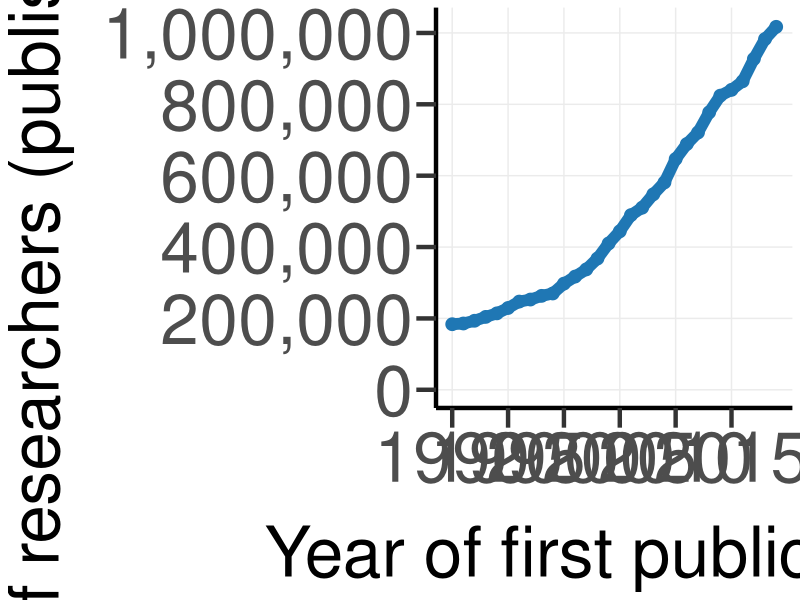
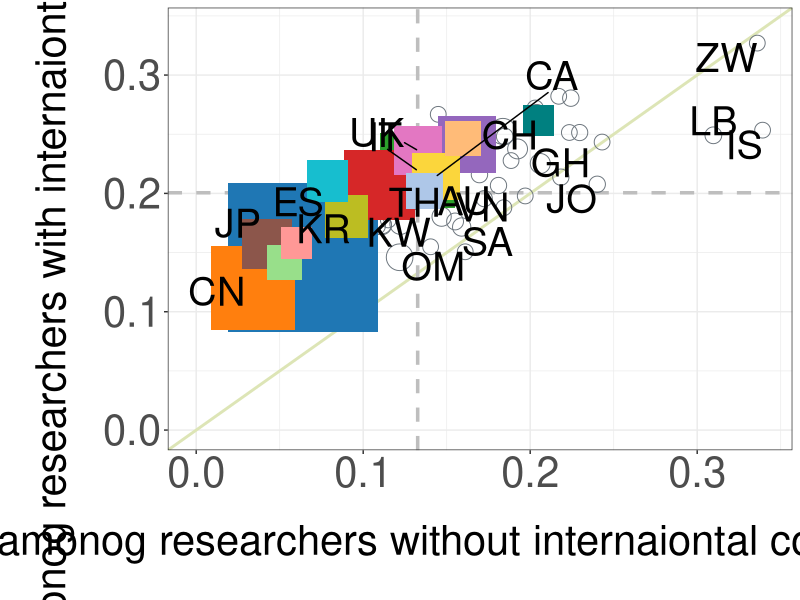
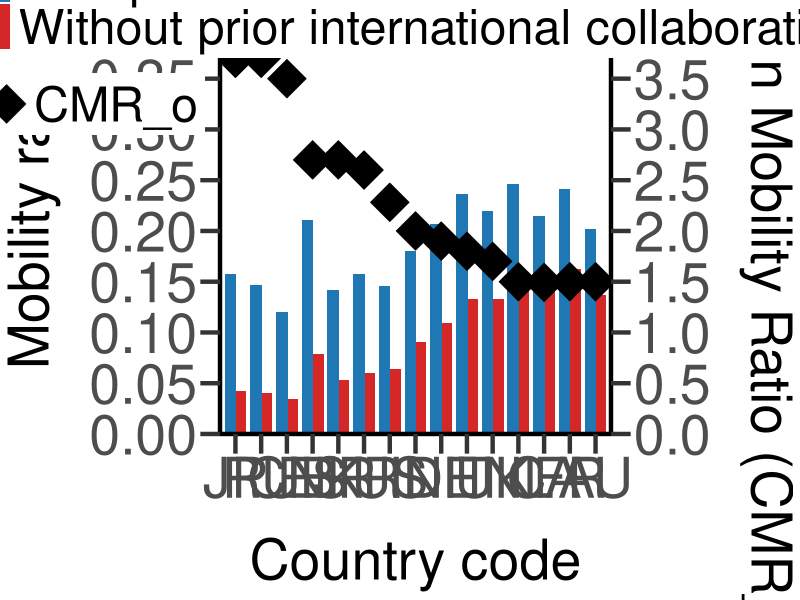
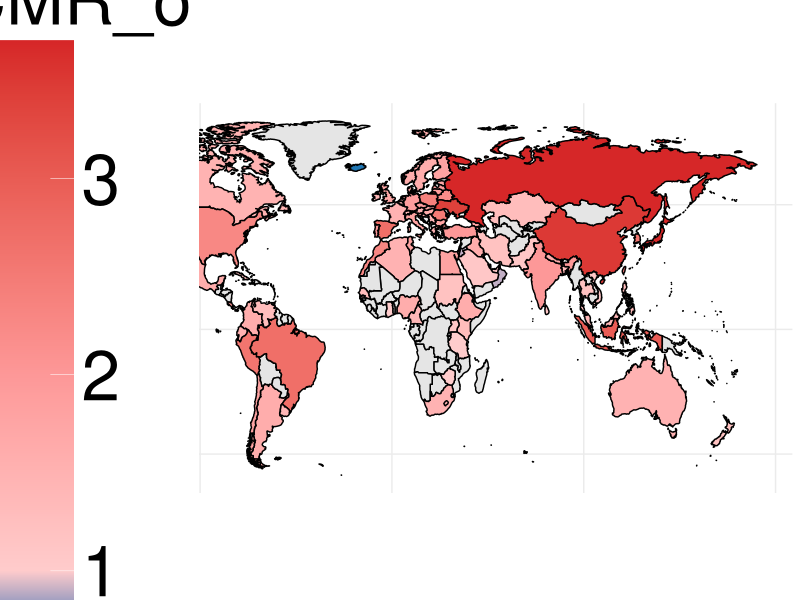
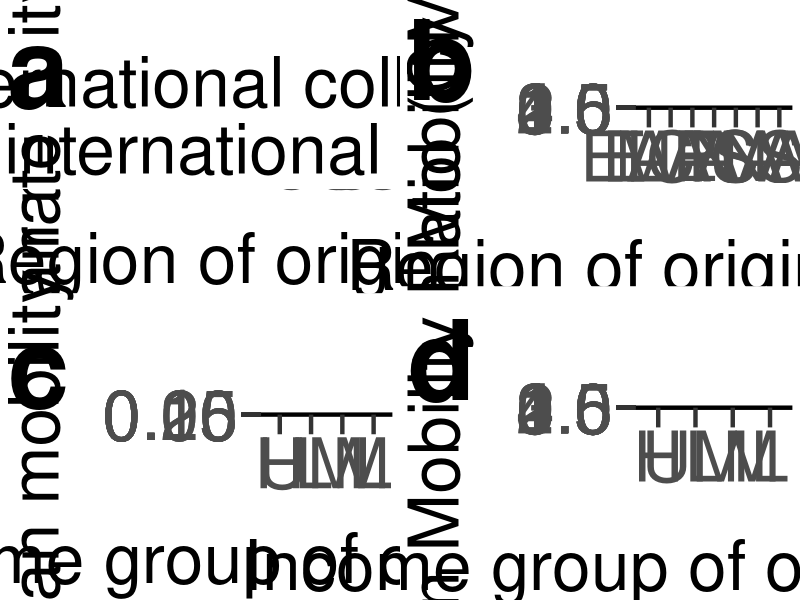
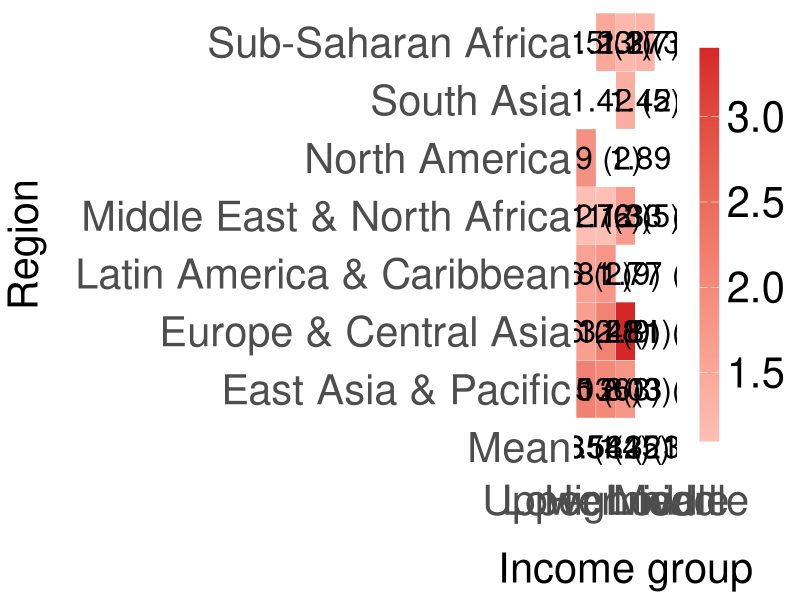

Recreate these plots in R, in order.
## ---- chunk 1
knitr::opts_chunk$set(echo = TRUE)
## ---- chunk 2
library("ggplot2")
library("dplyr")
library("tidyr")
library("scales")
library("ggrepel")
library("gridExtra")
library("grid")
library("maps")
## ---- chunk 3
# Read data from CSV: the annual number of disambiguated researchers who published their first paper in the Dimensions database (1990–2019)
researcher_first_year<-read.csv("n of researchers--first year.csv",header=T,sep=',',stringsAsFactors = FALSE,na.strings = "")

## ---- chunk 4
#Drew Fig.1
png(file="Fig QSS1--first year--researchers_2023.png", width=3000,height=1500)  
ggplot(researcher_first_year, aes(x = first_year, y = n_researcher)) +
  geom_line(size = 4,color="#1f77b4") +  
  geom_point(size = 4,color="#1f77b4") +   
  scale_y_continuous(limits= c(0,1020000)
                     ,breaks=c(0, 200000,400000,600000,800000,1000000)
                     ,labels=c("0","200,000","400,000","600,000","800,000","1,000,000"))+
  scale_x_continuous(limits=c(1990,2019),breaks=seq(1990, 2019,5))+
  labs(x = "Year of first publication",
       y = "Number of researchers (published first paper)") +
   theme_bw() +
    theme( 
    panel.grid.minor = element_blank(),
    panel.border = element_blank(), 
    plot.title.position = "plot",  
    plot.title = element_text(hjust = 0.05, vjust = 0, size = 80, face = "bold", color = "black"),
    strip.text = element_text(size=50),
    axis.ticks = element_line(size = 1.5), 
    axis.ticks.length = unit(0.5, "cm"),
    axis.line = element_line(size = 1.5), 
    axis.text = element_text(size = 50),
    axis.line.y=element_line(size=1.5,color='black'),
    axis.title = element_text(size = 50),
    axis.title.x = element_text(size = 50, margin = margin(20, 0, 0, 0)),
    axis.title.y = element_text(size = 50, margin = margin(0, 20, 0, 0)),
    legend.text = element_text(size = 50),
    legend.title = element_blank(),
    legend.position = c(0.3, 0.95),
    legend.key.size = unit(1, "cm")
  )
dev.off()
## ---- chunk 5
# Read country-level mobility data from CSV

mobi_rate_country <-read.csv("mobility rate--country--2023--more than 500.csv") 

is.numeric(mobi_rate_country$MR_c)
is.numeric(mobi_rate_country$MR_nc)

# Define 15 country codes with most outgoing researchers and corresponding colors
country_code_15<-c(
        "US",
        "CN",
        "UK",
        "DE",
        "FR",
        "JP",
        "IT",
        "CA",
        "IN",
        "ES",
        "AU",
        "NL",
        "BR",
        "KR",
        "CH")
color <- c( 
     "#1f77b4",
     "#ff7f0e",
     "#2ca02c",
     "#d62728",
     "#9467bd",
     "#8c564b",
     "#e377c2",
     "#FBD63C",
     "#bcbd22",
     "#17becf",
     "#aec7e8",
     "#ffbb78",
     "#98df8a",
     "#ff9896",
     "#008080")

# Create a data frame for country style (color and shape)
country_style <- data.frame(country_code_15, color)
country_style$shape <- 15

# Merge color and shape info into mobility data by country code
mobi_rate_country <-
  merge(mobi_rate_country,
        country_style,
        by.x = "country_code",
        by.y = "country_code_15",
        all.x = TRUE)

# Assign default color and shape to countries not in the 15
mobi_rate_country $color[is.na(mobi_rate_country $color)] <- "#6c757d"
mobi_rate_country $shape[is.na(mobi_rate_country $shape)] <- 1

# Set plot size based on 'r_mobi' (n of outgoing researchers) value
mobi_rate_country $size <- mobi_rate_country $r_mobi / 100

mobi_rate_country $size[mobi_rate_country $size < 10] <- 5

## ---- chunk 6
fit <- manova(cbind(MRo_c, MRo_nc) ~ region, data = mobi_rate_country)
summary(fit)

summary.aov(fit)

TukeyHSD(aov(MRo_c ~ region, data=mobi_rate_country))
TukeyHSD(aov(MRo_nc ~ region, data=mobi_rate_country))
## ---- chunk 7
# Save the scatter plot (Fig. 3) as a PNG image
png(file="Fig QSS3--mobility ratio--country level 2019.png", width=1500,height=1500)

# Arrange data and scale point sizes for visualization 
  mobi_rate_country_p <-mobi_rate_country  %>% arrange(shape, desc(r_mobi)) %>% mutate(size_scale =scales::rescale(size, to = c(5, 50)))

# Create scatter plot comparing mobility rates with and without international collaboration

    ggplot(mobi_rate_country_p,
           aes(x = MRo_nc, y =  MRo_c)) +
    xlim(0, 0.34) +
    ylim(0, 0.34) +
    labs(x = "Mobility rate amonog researchers without internaiontal collaboration (MRo_nc)") + 
    labs(y = "Mobility rate amonog researchers with internaiontal collaboration (MRo_c)") +
    geom_abline(
      intercept = 0,
      slope = 1,
      linetype = 1,
      color = "#dde5b6",
      size = 1
    ) +
    geom_vline(
      xintercept = median(mobi_rate_country_p$MRo_nc),
      linetype = "dashed",
      color = "grey",
      size = 1.2
    ) +
    geom_hline(
      yintercept = median(mobi_rate_country_p$MRo_c),
      linetype = "dashed",
      color = "grey",
      size = 1.2
    ) +
       geom_point(
      colour = mobi_rate_country_p$color,
      size = mobi_rate_country_p$size_scale,
      shape = mobi_rate_country_p$shape
    )+
  
# Label selected countries      
    geom_text_repel(aes(label=ifelse(mobi_rate_country_p$size_scale>10.5 & mobi_rate_country_p$country_code!="CA" &
                                       mobi_rate_country_p$country_code!="UK" 
                                     ,as.character(mobi_rate_country_p$country_code),'')),hjust=0.5,
              vjust=0.5,size=10)+
      geom_text_repel(aes(label = ifelse(mobi_rate_country_p$country_code == "UK", 
                                   "UK", '')),  hjust = 0, vjust = 1, size = 10)+
      geom_text_repel(aes(label = ifelse(mobi_rate_country_p$country_code == "CA", 
                                   "CA", '')),  hjust = 1, vjust = 1, size = 10)+
      geom_text(aes(label = ifelse(mobi_rate_country_p$country_code == "KR", 
                                   "KR", '')),  hjust = 0, vjust = 0, size = 10)+
        geom_text(aes(label = ifelse(mobi_rate_country_p$country_code == "CH", 
                                   "CH", '')),  hjust = 1, vjust = 1, size = 10)+
      geom_text(aes(label = ifelse(mobi_rate_country_p$country_code == "LB", 
                                   "LB", '')),  hjust = 0.5, vjust = 0, size = 10)+
        geom_text(aes(label = ifelse(mobi_rate_country_p$country_code == "JO", 
                                   "JO", '')),  hjust = 1, vjust = 1, size = 10)+
      geom_text(aes(label = ifelse(mobi_rate_country_p$country_code == "GH", 
                                   "GH", '')),  hjust = 0.5, vjust = 0, size = 10)+

              geom_text(aes(label = ifelse(mobi_rate_country_p$country_code == "IS", 
                                   "IS", '')),  hjust = 1, vjust = 1, size = 10)+
    geom_text(aes(label = ifelse(mobi_rate_country_p$country_code == "ZW", 
                                   "ZW", '')),  hjust = 1, vjust = 1, size = 10)+
          geom_text(aes(label = ifelse(mobi_rate_country_p$country_code == "OM", 
                                   "OM", '')),  hjust = 1, vjust = 1, size = 10)+
      
            geom_text(aes(label = ifelse(mobi_rate_country_p$country_code == "KW", 
                                   "KW", '')),  hjust = 1, vjust = 0, size = 10)+
        geom_text(aes(label = ifelse(mobi_rate_country_p$country_code == "VN", 
                                   "VN", '')),  hjust = 0, vjust = 0, size = 10)+
      geom_text(aes(label = ifelse(mobi_rate_country_p$country_code == "SA", 
                                   "SA", '')),  hjust = 0, vjust = 1, size = 10)+
            geom_text(aes(label = ifelse(mobi_rate_country_p$country_code == "TH", 
                                   "TH", '')),  hjust = 1, vjust = 0, size = 10)+
    scale_size(range = c(0, 15)) +
    theme_bw() +
    theme(
      plot.title = element_text(hjust = 0.5, size = 30),
      axis.text = element_text(size = 30),
      axis.title.x = element_text(size = 30,margin=margin(20,0,20,0)),
      axis.title.y = element_text(size = 30,margin=margin(0,20,0,20))
    )

dev.off() # Close and save the plot
## ---- chunk 8
# Define the top 15 countries with most original researchers
top15_country<-c("JP", "RU", "CN", "ES", "BR", "KR", "US", "IN", "DE", "IT", "UK", "NL", "CA", "FR", "AU")

# Select only the top 15 countries and relevant columns from the data
mobi_rate_country_15 <- mobi_rate_country [mobi_rate_country $country_code %in% top15_country, c("country_code","MRo_c", "MRo_nc","CMR_o")]

# Reshape data to long format for plotting (combine MRo_c and MRo_nc into one column)
mobi_rate_country_15_long <- mobi_rate_country_15 %>%
  pivot_longer(cols = c(MRo_nc, MRo_c), names_to = "variable", values_to = "value")

## ---- chunk 9
# Save the bar plotn (Fig. 4) as a PNG image
png(file="Fig QSS4--Top15.png", width=2500, height=1000)

# Create grouped bar plot for mobility rates (with/without international collaboration) in top 15 countries

ggplot(mobi_rate_country_15_long, aes(x = factor(country_code, levels = c("JP", "RU", "CN", "ES", "BR", "KR", "US", "IN", "DE", "IT", "UK", "NL", "CA", "FR", "AU")))) +
  geom_bar(aes(y = value, fill = variable), stat = "identity", position = position_dodge(width = 0.8)) +
  scale_fill_manual(values = c("MRo_nc" = "#d62728", "MRo_c" = "#1f77b4"),
                    , labels = c("MRo_nc" = "Without prior international collaboration (MRo_nc)", 
                      "MRo_c" = "With prior international collaboration (MRo_c)")) +
  
    # Add a point for CMR_o, rescaled to fit the left y-axis
  geom_point(data = mobi_rate_country_15, aes(x = country_code, y = CMR_o / 10, color = "CMR_o"), size = 10, shape = 23, fill = "black") + 
  
    # Set left y-axis for mobility rate and right axis for CMR_o
  scale_y_continuous(
    name = "Mobility rate", limits = c(0, 0.42), expand = c(0, 0), breaks = c(0, 0.05, 0.1, 0.15, 0.2, 0.25, 0.3, 0.35, 0.4),
    sec.axis = sec_axis(~.*10, breaks = seq(0, 4, 0.5), name = "Collaboration Mobility Ratio (CMR_o)")
  ) +
  # Set color for CMR_o points
  scale_color_manual(values = c("MRo_nc" = "#d62728", "MRo_c" = "#1f77b4","CMR_o" = "black")) +
  
  labs(x = "Country code") +
  # Combine legends for bar and point, set layout
  guides(
    fill = guide_legend(title = NULL, nrow = 2),
    color = guide_legend(title = NULL, nrow = 1)
  ) + 
  # Theme settings for cleaner and bigger labels
  theme_bw() +
  theme(
    panel.grid.major = element_blank(),
    panel.grid.minor = element_blank(),
    panel.border = element_blank(), 
    plot.title = element_text(hjust = 0.5, size = 40),
    axis.ticks = element_line(size = 1.5), 
    axis.ticks.length = unit(0.5, "cm"),
    axis.line = element_line(size = 1.5), 
    axis.text = element_text(size = 40),
    axis.title = element_text(size = 40),
    axis.title.x = element_text(size = 40, margin = margin(20, 0, 0, 0)),
    axis.title.y = element_text(size = 40, margin = margin(0, 20, 0, 0)),
    axis.title.y.right = element_text(margin = margin(l = 20)),
    legend.text = element_text(size = 35),
    legend.position = c(0.81, 0.92)
    )

dev.off() # Finish and save the plot
## ---- chunk 10
# Load world map data
world_map <- map_data("world")

# Remove Antarctica from the map
world_map <- world_map %>%
  filter(region != "Antarctica")

# Merge map data with mobility data by matching country names
CMR_o_world <- world_map %>%
  left_join(mobi_rate_country, by = c("region" = "nation_map"))

## ---- chunk 11
# Find min and max CMR_o values (ignoring missing values)
cmr_min <- min(CMR_o_world$CMR_o, na.rm = TRUE)
cmr_max <- max(CMR_o_world$CMR_o, na.rm = TRUE)

# Define color breakpoints for the color scale
color_nodes <- c(cmr_min, 1, 2, cmr_max)
value_nodes <- scales::rescale(color_nodes, to = c(0,1), from = c(cmr_min, cmr_max))

# Save the map as a PNG image (Fig. A1)
png(file="Fig QSS--A1--world map--CMR_o--2023.png", width=3000,height=1500) 
ggplot(CMR_o_world, aes(x = long, y = lat, group = group, fill = CMR_o)) +
  geom_polygon(color = "black") + # Draw country borders
  scale_fill_gradientn( colours = c("#1f77b4", "#ffcccc", "#fd9898", "#d62728"),  # Custom color palette
                      values = value_nodes,         
                      na.value = "grey90",
                      name = "CMR_o") +
  coord_fixed(ratio = 1.3)+
    theme_bw() +
   theme(
    panel.grid.minor = element_blank(),
    panel.border = element_blank(),
    plot.title.position = "plot",  
    plot.title = element_text(hjust = 0.05, vjust = 0, size = 80, face = "bold", color = "black"),
    strip.text = element_text(size = 40),
    axis.ticks = element_blank(), 
    axis.line = element_blank(),  
    axis.text = element_blank(),  
    axis.title = element_blank(),  
    legend.position = c(0.08, 0.50),  
    legend.title = element_text(size = 50),  
    legend.text = element_text(size = 50),    
    legend.key.size = unit(3, "cm") 
  )

dev.off()  # Finish and save the image
## ---- chunk 12
# Calculate mean mobility rates (with and without international collaboration)by region

mobi_rate_region_summary <- mobi_rate_country %>%
  group_by(region) %>%
  summarise(
    mean_MRo_c   = mean(MRo_c, na.rm = TRUE),
    mean_MRo_nc  = mean(MRo_nc, na.rm = TRUE),
    .groups = "drop"  
  )
# Convert summary table to long format for plotting
mobi_rate_region_summary_long <- mobi_rate_region_summary %>%
  pivot_longer(cols = c(mean_MRo_nc, mean_MRo_c), names_to = "variable", values_to = "value")

# Remove countries with missing region information
mobi_rate_country_region_no_NA<- mobi_rate_country %>%  filter(region != '#N/A' )


## ---- chunk 13
#Draw Fig. 5-a
# Bar plot Fig. 5-a: average mobility rates by region (with and without prior international collaboration)

plot_mobi_rate_region<-ggplot(mobi_rate_region_summary_long, aes(x = factor(region, levels = c("East Asia & Pacific", "Europe & Central Asia","Latin America & Caribbean","Middle East & North Africa","North America","South Asia", "Sub-Saharan Africa")))) +
  geom_bar(aes(y = value, fill = variable), stat = "identity", position = position_dodge(width = 0.8)) +
  scale_fill_manual(values = c("mean_MRo_nc" = "#d62728", "mean_MRo_c" = "#1f77b4"), labels = c("mean_MRo_nc" = "Without prior international collaboration (MRo_nc)", 
                      "mean_MRo_c" = "With prior international collaboration (MRo_c)")) +
  
  scale_y_continuous(
    name = "Mean mobility rate", limits = c(0, 0.27), expand = c(0, 0), breaks = c(0, 0.05, 0.1, 0.15, 0.2,0.25)
  ) +
    # Use region abbreviations for the x-axis
  
    scale_x_discrete(breaks = c( "East Asia & Pacific", "Europe & Central Asia","Latin America & Caribbean","Middle East & North Africa",
                                 "North America","South Asia","Sub-Saharan Africa"),
                     labels=c("EAP", "ECA", "LAC","MENA", "NA","SA","SSA")
                                )+
  scale_color_manual(values = c("mean_MRo_nc" = "#d62728", "mean_MRo_c" = "#1f77b4")) +
  
  labs(x = "Region of origin country") +
  guides(
    fill = guide_legend(title = NULL, ncol= 1),
    color = guide_legend(title = NULL, ncol = 1)
  ) + 
  theme_bw() +
  theme(
    panel.grid.major = element_blank(),
    panel.grid.minor = element_blank(),
    panel.border = element_blank(),
    plot.title.position = "plot",  
    plot.title = element_text(hjust = 0, vjust = 0, size = 80, face = "bold", color = "black"),

    axis.ticks = element_line(size = 1.5), 
    axis.ticks.length = unit(0.5, "cm"),
    axis.line = element_line(size = 1.5), 
    axis.text = element_text(size = 50),
    axis.title = element_text(size = 50),
    axis.title.x = element_text(size = 50, margin = margin(20, 0, 0, 0)),
    axis.title.y = element_text(size = 50, margin = margin(0, 20, 0, 0)),
    axis.title.y.right = element_text(margin = margin(l = 20)),
    legend.text = element_text(size = 50),
    legend.position = c(0.6, 0.98)
  ) +
  ggtitle("a")

#Draw Fig. 5-b
# Violin and boxplot: distribution of CMR_o by region
plot_mobi_rate_region_box<-ggplot(mobi_rate_country_region_no_NA,aes(x=factor(region,levels=c("East Asia & Pacific", "Europe & Central Asia","Latin America & Caribbean","Middle East & North Africa","North America","South Asia","Sub-Saharan Africa")),y=CMR_o,fill = region))+
  geom_violin(size=2,width = 0.5,outlier.size=8)+
  geom_boxplot(size = 1.5, width = 0.2,outlier.size=8) +
  stat_boxplot(geom = "errorbar",size=3,width=0.2)+
  scale_fill_manual(values = c( 
    "East Asia & Pacific"="#1F77B4", 
                   "Europe & Central Asia"="#FF7F0E", 
                   "Latin America & Caribbean"="#2CA02C", 
                   "Middle East & North Africa"="#D62728", 
                   "North America"="#9467BD", 
                   "South Asia"= "#8c564b",
                   "Sub-Saharan Africa" = "#eeee00")) +
  

  stat_summary(fun=mean, geom="point", shape=23, size=15, fill="black")+
  guides(fill="none")+

  scale_y_continuous(limits= c(0,4),breaks=seq(0, 4,0.5))+
  scale_x_discrete(breaks = c(  "East Asia & Pacific", "Europe & Central Asia"
                                ,"Latin America & Caribbean","Middle East & North Africa"
                                ,"North America","South Asia","Sub-Saharan Africa"),
                   labels=c("EAP", "ECA", "LAC","MENA", "NA","SA","SSA")
                     )+
  xlab("Region of origin country")+
  ylab("Collaboration Mobility Ratio (CMR_o)")+

  theme_bw() +
    theme( legend.position = "none",

    panel.grid.minor = element_blank(),
    panel.border = element_blank(), 
    plot.title.position = "plot",  
    plot.title = element_text(hjust = 0, vjust = 0, size = 80, face = "bold", color = "black"),
    strip.text = element_text(size=50),
    axis.ticks = element_line(size = 1.5), 
    axis.ticks.length = unit(0.5, "cm"),
    axis.line = element_line(size = 1.5), 
    axis.text = element_text(size = 50),
    axis.line.y=element_line(size=1.5,color='black'),
    axis.title = element_text(size = 50),
    axis.title.x = element_text(size = 50, margin = margin(30, 0, 0, 0)),
    axis.title.y = element_text(size = 50, margin = margin(0, 30, 0, 0))

  )+
  ggtitle("b")
## ---- chunk 14
# Calculate mean mobility rates by income group
mobi_rate_income_summary <- mobi_rate_country %>%
  group_by(income_group) %>%
  summarise(
    mean_MRo_c   = mean(MRo_c, na.rm = TRUE),
    mean_MRo_nc  = mean(MRo_nc, na.rm = TRUE),
    .groups = "drop" 
  )

# Convert summary table to long format for plotting

mobi_rate_income_summary_long <- mobi_rate_income_summary   %>%
  pivot_longer(cols = c(mean_MRo_nc, mean_MRo_c), names_to = "variable", values_to = "value")

# Remove countries with missing income group information

mobi_rate_country_income_no_NA<- mobi_rate_country %>%  filter(income_group != '#N/A')

## ---- chunk 15
#Draw Fig. 5-c
# Bar plot: average mobility rates by income group (with/without prior international collaboration)
plot_mobi_rate_income<-ggplot(mobi_rate_income_summary_long  , aes(x = factor(income_group, levels = c("High", "Upper middle", "Lower middle", "Low")))) +
  geom_bar(aes(y = value, fill = variable), stat = "identity", position = position_dodge(width = 0.8)) +
  scale_fill_manual(values = c("mean_MRo_nc" = "#d62728", "mean_MRo_c" = "#1f77b4"), labels = c("mean_MRo_nc" = "Without prior international collaboration (MRo_nc)", 
                      "mean_MRo_c" = "With prior international collaboration (MRo_c)")) +
  
  scale_y_continuous(
    name = "Mean mobility rate", limits = c(0, 0.27), expand = c(0, 0), breaks = c(0, 0.05, 0.1, 0.15, 0.2,0.25)
  ) +

  scale_color_manual(values = c("mean_MRo_nc" = "#d62728", "mean_MRo_c" = "#1f77b4"),
                    labels = c("mean_MRo_nc" = "Without prior international collaboration (MRo_nc)", 
                      "mean_MRo_c" = "With prior international collaboration (MRo_c)")) +
  scale_x_discrete(breaks = c( "High", "Upper middle", "Lower middle", "Low"),
                     labels=c("H", "UM", "LM", "L")
                                )+
  scale_y_continuous(
    name = "mean mobility rate", limits = c(0, 0.27), expand = c(0, 0), breaks = c(0, 0.05, 0.1, 0.15, 0.2,0.25)
  ) +
  labs(x = "Income group of origin country") +
  labs(y="Mobility rate")+
  guides(
    fill = guide_legend(title = NULL, ncol = 1),
    color = guide_legend(title = NULL, ncol = 1)
  ) + 
  theme_bw() +
  theme(
    panel.grid.major = element_blank(),
    panel.grid.minor = element_blank(),
    panel.border = element_blank(), 
    plot.title.position = "plot",  
    plot.title = element_text(hjust = 0, vjust = 0, size = 80, face = "bold", color = "black"),

    axis.ticks = element_line(size = 1.5), 
    axis.ticks.length = unit(0.5, "cm"),
    axis.line = element_line(size = 1.5), 
    axis.text = element_text(size = 50),
    axis.title = element_text(size = 50),
    axis.title.x = element_text(size = 50, margin = margin(20, 0, 0, 0)),
    axis.title.y = element_text(size = 50, margin = margin(0, 20, 0, 0)),
    axis.title.y.right = element_text(margin = margin(l = 20)),
    legend.text = element_text(size = 50),
    legend.position = "none"
  )+
  ggtitle("c")

#Draw Fig. 5d
# Violin and boxplot: distribution of CMR_o by income group

plot_mobi_rate_income_box<-ggplot(mobi_rate_country_income_no_NA, aes(x = factor(income_group,levels = c("High", "Upper middle", "Lower middle", "Low")), y = CMR_o,fill = income_group)) +
  geom_violin(size=2,width = 0.5,outlier.size=8)+
  geom_boxplot(size = 1.5, width = 0.2,outlier.size=8) +
  stat_boxplot(geom = "errorbar",size=3,width=0.2)+
  
  scale_fill_manual(values = c(
    "High" = "#1f77b4",
    "Upper middle" = "#ff7f0e",
    "Lower middle" = "#2ca02c",
    "Low" = "#d62728"
  )) +
  stat_summary(fun = mean, geom = "point", shape = 23, size = 15, fill = "black") +
  guides(fill = "none") +
  scale_y_continuous(limits = c(0, 4), breaks = seq(0, 4, 0.5)) +
  scale_x_discrete(breaks = c("High", "Upper middle", "Lower middle", "Low"),
                   labels = c("H", "UM", "LM", "L")) +
  xlab("Income group of origin country") +
   ylab("Collaboration Mobility Ratio (CMR_o)")+
  theme_bw() +
  theme(
    legend.position = "none",
    panel.grid.minor = element_blank(),
    panel.border = element_blank(),
    plot.title.position = "plot",
    plot.title = element_text(hjust = 0, vjust = 0, size = 80, face = "bold", color = "black"),
    strip.text = element_text(size = 50),
    axis.ticks = element_line(size = 1.5),
    axis.ticks.length = unit(0.5, "cm"),
    axis.line = element_line(size = 1.5),
    axis.text = element_text(size = 50),
    axis.line.y = element_line(size = 1.5, color = 'black'),
    axis.title = element_text(size = 50),
    axis.title.x = element_text(size = 50, margin = margin(30, 0, 0, 0)),
    axis.title.y = element_text(size = 50, margin = margin(0, 30, 0, 0))
  ) +
  ggtitle("d")

## ---- chunk 16
# Save the combined plots (Fig. 5) as a PNG image

png(file="Fig QSS5--mobility rate_2023.png", width=3750,height=3000)

# Define the layout for a 4-panel figure
grid_layout <- rbind(
  c(1, 1, 1, 3, 3,3),
  c(1, 1, 1, 3, 3,3),
  c(2, 2, 2, 4, 4,4),
  c(2, 2, 2, 4, 4,4)
)

# Arrange the four plots in the specified layout
grid.arrange(plot_mobi_rate_region,           # 1: Bar plot by region
             plot_mobi_rate_income,           # 2: Bar plot by income group
             plot_mobi_rate_region_box,       # 3: Box/violin by region
             plot_mobi_rate_income_box,       # 4: Box/violin by income group
             layout_matrix = grid_layout)

dev.off() # Finish and save the image
## ---- chunk 17
# Calculate average CMR_o and country count for each region and income group combination

CMR_region_income_summary <- mobi_rate_country %>%
  group_by(region, income_group) %>%
  summarise(mean_CMR_o = mean(CMR_o, na.rm = TRUE),
            country_count = n(),
            .groups = "drop"
            )
# Calculate average CMR_o and country count for each income group (region set as "Average")

CMR_income_summary <- mobi_rate_country %>%
  group_by(income_group) %>%
  summarise(mean_CMR_o = mean(CMR_o, na.rm = TRUE),
            country_count = n()) %>%
  mutate(region = "Mean")

# Calculate average CMR_o and country count for each region (income_group set as "Average")
CMR_region_summary <- mobi_rate_country %>%
  group_by(region) %>%
  summarise(mean_CMR_o = mean(CMR_o, na.rm = TRUE),
            country_count = n()) %>%
  mutate(income_group = "Mean")

# Combine all summaries into one table
CMR_region_income<-bind_rows(CMR_region_income_summary , CMR_income_summary, CMR_region_summary)

# Create a label with mean value and country count
CMR_region_income<- CMR_region_income %>%
  mutate(label = paste0(round(mean_CMR_o, 2), " (", country_count, ")"))

# Calculate overall mean and total number of records
total_mean_CMR_o <- mean(CMR_region_income$mean_CMR_o, na.rm = TRUE)
total_id_count <- nrow(CMR_region_income)

# Calculate the median mean_CMR_o across all region/income groups
median_value_region_income <- median(CMR_region_income$mean_CMR_o, na.rm = TRUE)

## ---- chunk 18
# Save the heatmap (Fig. A2) as a PNG image
png(file="Fig QSS--A2--mobility rate--region and income.png", width=1500,height=500)

# Create a heatmap of mean_CMR_o for each region and income group
ggplot(CMR_region_income, aes(
  x = factor(income_group, levels = c("High", "Upper middle", "Lower middle", "Low","Mean")),
  y = factor(region, levels = c("Mean", "East Asia & Pacific", "Europe & Central Asia","Latin America & Caribbean","Middle East & North Africa",
                                 "North America","South Asia","Sub-Saharan Africa")), fill = mean_CMR_o)) +
  
# Main colored tiles for mean_CMR_o (excluding summary rows/columns)
   geom_tile(aes(fill = ifelse(income_group == "Mean" | region == "Mean", NA, mean_CMR_o)), color = "white") +
  
# White tiles for summary rows/columns (the "Average" cells)
  geom_tile(data = subset(CMR_region_income, income_group == "Mean" | region == "Mean"), fill = "white", color = "white") +
  
# Add label with mean value and country count to each cell

  geom_text(aes(label = label), color = "black", size = 8, 
            hjust = 0.5, vjust = 0.5) +
  
# Set color gradient for heatmap
  scale_fill_gradient2(low = "#ffffe0",  high = "#d62728")+
  labs( x = "Income group", y = "Region",fill = "mean_CMR_o")+
  theme_bw() +
  theme(
    panel.grid.major = element_blank(),
    panel.grid.minor = element_blank(),
    panel.border = element_blank(), 
    plot.title = element_text(hjust = 0.5, size = 40),
    axis.ticks = element_blank(), 
    axis.ticks.length = unit(0, "cm"), 
    axis.text = element_text(size = 30),
    axis.title = element_blank(),
    axis.title.x = element_text(size = 30, margin = margin(20, 0, 0, 0)),
    axis.title.y = element_text(size = 30, margin = margin(0, 20, 0, 0)),
    axis.title.y.right = element_text(margin = margin(l = 20)),
    legend.text = element_text(size = 30),
      legend.title = element_blank(),
     # legend.title.align = 0.1,
    legend.key.size = unit(1, "cm"),           
    legend.key.width = unit(0.5, "cm"),       
    legend.key.height = unit(2, "cm")  ,     
      legend.position = "right"
  )
dev.off()  # Finish and save the image
